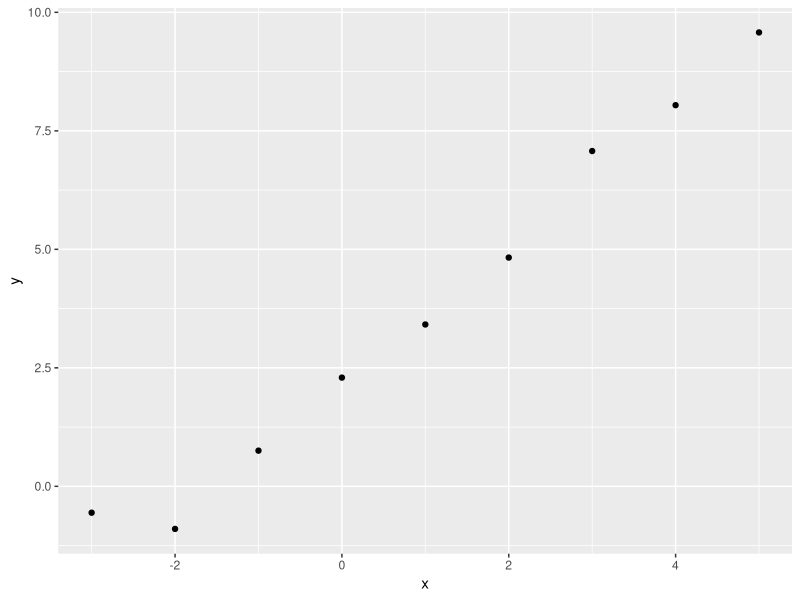

This chart was generated by the following R code:
## ---- chunk 1
#| echo: true
llNormal <- function(pars, y, X){
    beta <- pars[1:ncol(X)]
    sigma2 <- exp(pars[ncol(X)+1])
    -1/2 * (sum(log(sigma2) + (y - (X%*%beta))^2 / sigma2))
}
## ---- chunk 2
# set a seed so runs are identical
set.seed(7)
# create a main predictor variable vector: -3 to 5 in increments of 1
x <- (-3):5
# Record the number of observations in x
N <- length(x)
# Create a response variable with variability
y <- 2.5 + 1.4 * x  + rnorm(N, mean = 0, sd = 0.5)

# bind x into a two column matrix whose first column is a vector of 1s (for the intercept)

X <- cbind(rep(1, N), x)
# Clean up names
colnames(X) <- NULL

## ---- chunk 3
library(tidyverse)
tibble(x=x, y=y) |>
    ggplot(aes(x, y)) + 
    geom_point()

## ---- chunk 4

optim_results <-  optim(
    # par contains our initial guesses for the three parameters to estimate
    par = c(0, 0, 0), 

    # by default, most optim algorithms prefer to search for a minima (lowest point) rather than maxima 
    # (highest point). So, I'm making a function to call which simply inverts the log likelihood by multiplying 
    # what it returns by -1
    fn = function(par, y, X) {-llNormal(par, y, X)}, 

    # in addition to the par vector, our function also needs the observed output (y)
    # and the observed predictors (X). These have to be specified as additional arguments.
    y = y, X = X
    )

optim_results
## ---- chunk 5
toy_df <- tibble(
    x = x, 
    y = y
)


mod_lm <- lm(y ~ x, data = toy_df)
summary(mod_lm)
## ---- chunk 6
mod_glm <- glm(y ~ x, data = toy_df, family = gaussian(link = "identity"))

summary(mod_glm)
